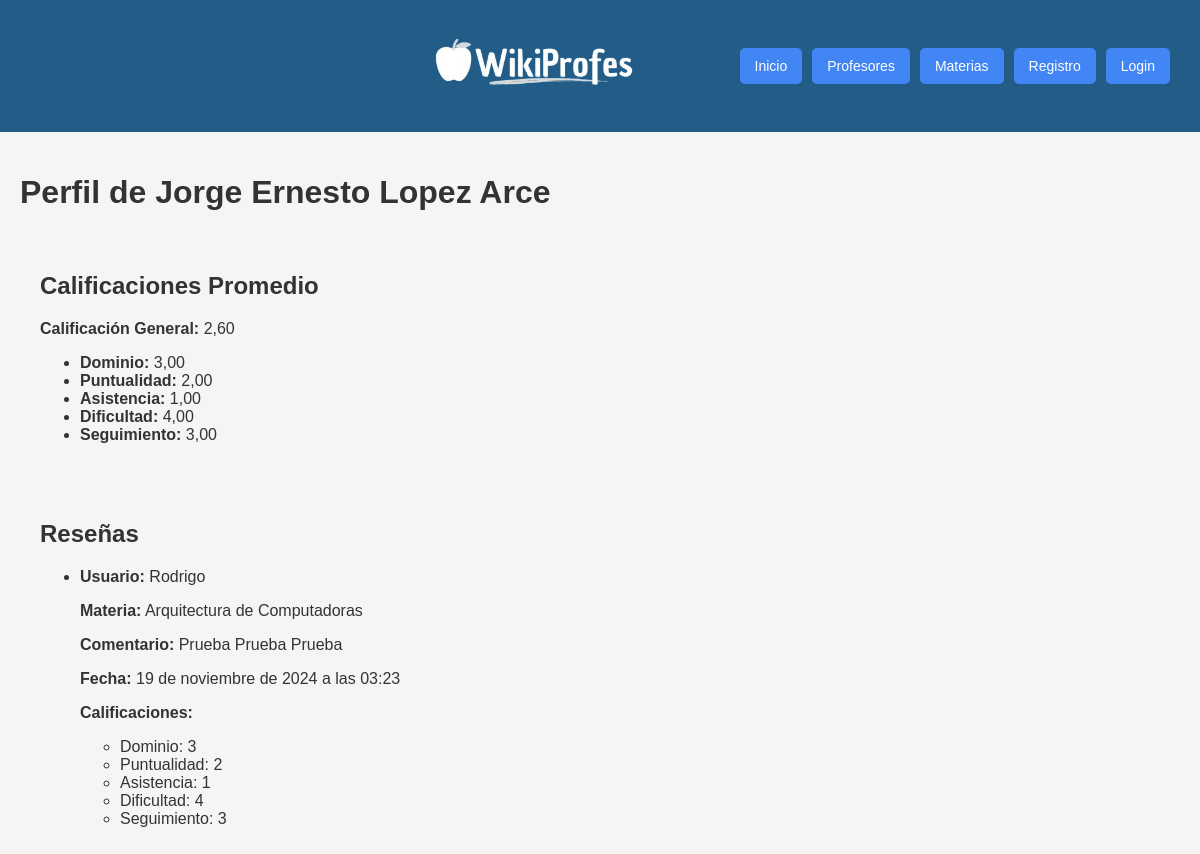
/profesor/1/, run on an earlier commit of the app's database.
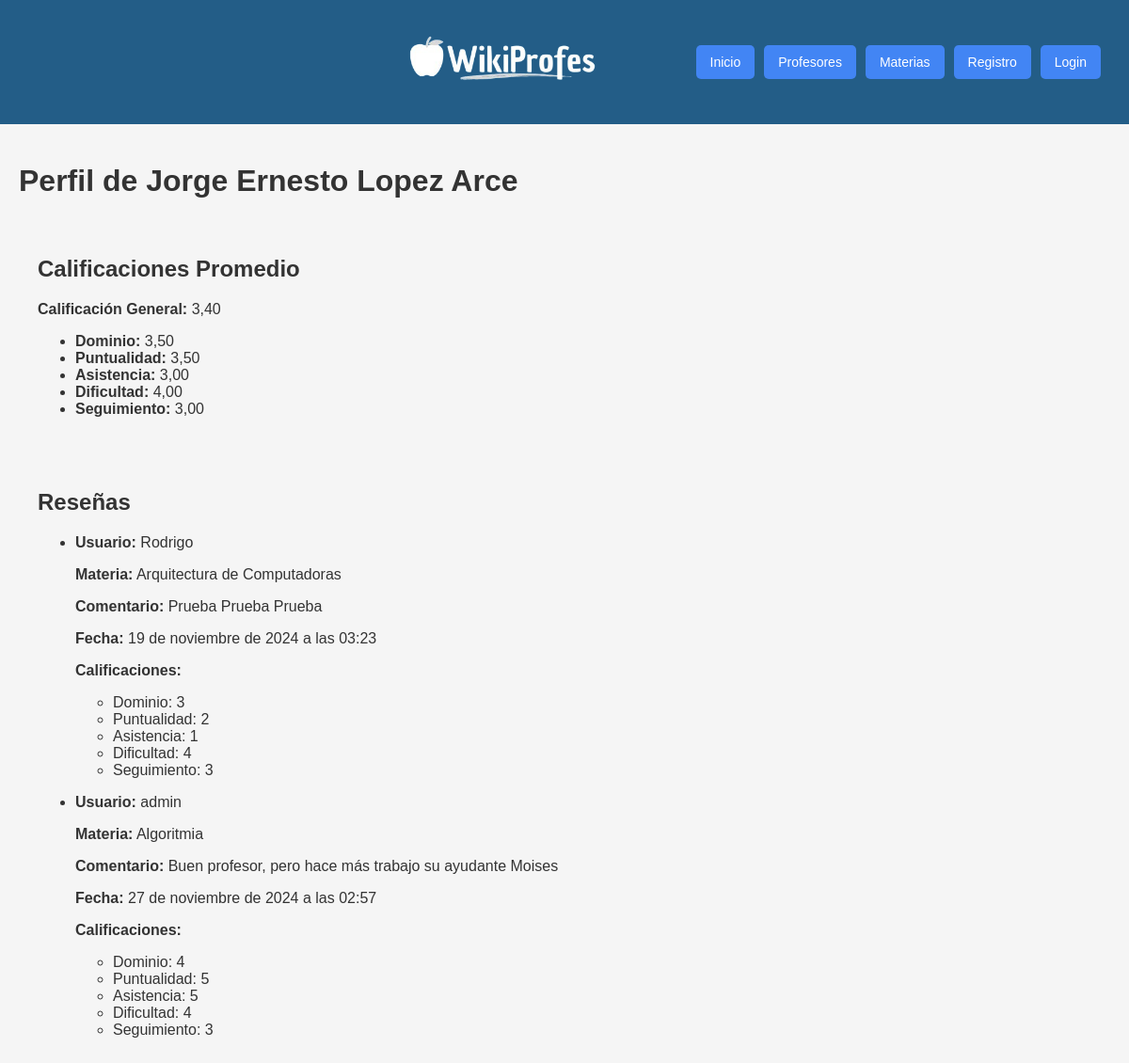
And on a later commit of the database.
### reviews/models.py (models this page shows, shortened)
class Profesor(models.Model):
    nombre = models.CharField(max_length=100)

class Review(models.Model):
    profesor = models.ForeignKey(Profesor, on_delete=models.CASCADE, related_name='reviews')
    materia = models.ForeignKey(Materia, on_delete=models.CASCADE, related_name='reviews')
    user = models.ForeignKey(User, on_delete=models.CASCADE)
    comentario = models.TextField()
    fecha = models.DateTimeField(auto_now_add=True)
    dominio = models.PositiveSmallIntegerField()
    puntualidad = models.PositiveSmallIntegerField()
    asistencia = models.PositiveSmallIntegerField()
    dificultad = models.PositiveSmallIntegerField()
    seguimiento = models.PositiveSmallIntegerField()
    class Meta:
        unique_together = ('profesor', 'materia', 'user')  # Evita duplicados

class Materia(models.Model):
    nombre = models.CharField(max_length=100, unique=True)
    profesores = models.ManyToManyField('Profesor', related_name='Materias')

### reviews/views.py (the view, shortened to what this page needs)
# urls.py: path('profesor/<int:profesor_id>/', views.perfil_profesor, name='perfil_profesor'),
def perfil_profesor(request, profesor_id):
    profesor = get_object_or_404(Profesor, id=profesor_id)
    reviews = profesor.reviews.all()
    if reviews.exists():
        promedio_general = (
            reviews.aggregate(
                avg_general=(
                    Avg('dominio') +
                    Avg('puntualidad') +
                    Avg('asistencia') +
                    Avg('dificultad') +
                    Avg('seguimiento')
                ) / 5
            )['avg_general']
        )
        promedio_dominio = reviews.aggregate(Avg('dominio'))['dominio__avg']
        promedio_puntualidad = reviews.aggregate(Avg('puntualidad'))['puntualidad__avg']
        promedio_asistencia = reviews.aggregate(Avg('asistencia'))['asistencia__avg']
        promedio_dificultad = reviews.aggregate(Avg('dificultad'))['dificultad__avg']
        promedio_seguimiento = reviews.aggregate(Avg('seguimiento'))['seguimiento__avg']
    context = {
        'profesor': profesor,
        'reviews': reviews,
        'promedio_general': promedio_general,
        'promedio_dominio': promedio_dominio,
        'promedio_puntualidad': promedio_puntualidad,
        'promedio_asistencia': promedio_asistencia,
        'promedio_dificultad': promedio_dificultad,
        'promedio_seguimiento': promedio_seguimiento,
    }
    return render(request, 'reviews/perfil_profesor.html', context)

### reviews/templates/reviews/perfil_profesor.html (shortened to what this page needs)
{% extends "base.html" %}
{% block content %}
<h1>Perfil de {{ profesor.nombre }}</h1>
<div>
    <h2>Calificaciones Promedio</h2>
    <p><strong>Calificación General:</strong> {{ promedio_general|floatformat:2 }}</p>
    <ul>
        <li><strong>Dominio:</strong> {{ promedio_dominio|floatformat:2 }}</li>
        <li><strong>Puntualidad:</strong> {{ promedio_puntualidad|floatformat:2 }}</li>
        <li><strong>Asistencia:</strong> {{ promedio_asistencia|floatformat:2 }}</li>
        <li><strong>Dificultad:</strong> {{ promedio_dificultad|floatformat:2 }}</li>
        <li><strong>Seguimiento:</strong> {{ promedio_seguimiento|floatformat:2 }}</li>
    </ul>
</div>
<div>
    <h2>Reseñas</h2>
    {% if reviews %}
        <ul>
            {% for review in reviews %}
            <li>
                <p><strong>Usuario:</strong> {{ review.user }}</p>
                <p><strong>Materia:</strong> {{ review.materia.nombre }}</p>
                <p><strong>Comentario:</strong> {{ review.comentario }}</p>
                <p><strong>Fecha:</strong> {{ review.fecha }}</p>
                <p><strong>Calificaciones:</strong></p>
                <ul>
                    <li>Dominio: {{ review.dominio }}</li>
                    <li>Puntualidad: {{ review.puntualidad }}</li>
                    <li>Asistencia: {{ review.asistencia }}</li>
                    <li>Dificultad: {{ review.dificultad }}</li>
                    <li>Seguimiento: {{ review.seguimiento }}</li>
                </ul>
            </li>
            {% endfor %}
        </ul>
    {% else %}
        <p>No hay reseñas disponibles para este profesor.</p>
    {% endif %}
</div>
{% endblock %}

### reviews/templates/base.html (shortened to what this page needs)
{% load static %}
<!DOCTYPE html>
<html lang="es">
<head>
    <link rel="stylesheet" href="{% static 'global/base.css' %}">
</head>
<body>
    <nav>
        <div class="nav-left">
            <img src="{% static 'global/logo_azul_copia.png' %}" alt="Logo" class="nav-logo">
        </div>
        <div class="nav-right">
            <a href="{% url 'home' %}">Inicio</a>
            <a href="{% url 'lista_profesores' %}">Profesores</a>
            <a href="{% url 'lista_materias' %}">Materias</a>
            {% if user.is_authenticated %}
                <a href="{% url 'crear_review' %}">Crear Reseña</a>
                {% if user.is_staff %}
                    <a href="{% url 'agregar_materia' %}">Agregar Materia</a>
                    <a href="{% url 'agregar_profesor' %}">Agregar Profesor</a>
                {% endif %}
                <form method="post" action="{% url 'logout' %}" style="display:inline;">
                    {% csrf_token %}
                    <button type="submit">Logout</button>
                </form>
                <div class="user-info">
                    <svg xmlns="http://www.w3.org/2000/svg" fill="none" viewBox="0 0 24 24" stroke-width="1.5" stroke="currentColor" class="size-6">
                        <path stroke-linecap="round" stroke-linejoin="round" d="M17.982 18.725A7.488 7.488 0 0 0 12 15.75a7.488 7.488 0 0 0-5.982 2.975m11.963 0a9 9 0 1 0-11.963 0m11.963 0A8.966 8.966 0 0 1 12 21a8.966 8.966 0 0 1-5.982-2.275M15 9.75a3 3 0 1 1-6 0 3 3 0 0 1 6 0Z" />
                    </svg>
                    <span class="username">{{ user.username }}</span>
                </div>
            {% else %}
                <a href="{% url 'registro' %}">Registro</a>
                <a href="{% url 'login' %}">Login</a>
            {% endif %}
        </div>
    </nav>
    <div>
        {% block content %}{% endblock %}
    </div>
</body>
</html>

### static/global/base.css (style rules this page uses)
nav { background-color: #235D87; padding: 10px; display: flex; justify-content: flex-end; align-items: center; }
.nav-left { display: flex; align-items: center; justify-content: flex-start; }
.nav-logo { width: 250px; height: auto; margin-right: 15px; }
.nav-right { display: flex; align-items: center; }
.nav-right a, .nav-right form { margin-left: 10px; }
.nav-right a { padding: 10px 15px; border-radius: 5px; background-color: #4285F4; color: white; text-decoration: none; font-family: Arial, sans-serif; font-size: 14px; }
body { font-family: 'Arial', sans-serif; margin: 0; padding: 0; background-color: #f5f5f5; color: #333; }
div { padding: 20px; }

What changed in the data, as far as the page shows it:
added Review: user "admin", materia.nombre "Algoritmia", comentario "Buen profesor, pero hace más trabajo su ayudante Moises", fecha "27 de noviembre de 2024 a las 02:57", dominio "4", puntualidad "5", asistencia "5", dificultad "4", seguimiento "3"
Also different on the page:
{{ promedio_general|floatformat:2 }}: "2,60" → "3,40"
{{ promedio_dominio|floatformat:2 }}: "3,00" → "3,50"
{{ promedio_puntualidad|floatformat:2 }}: "2,00" → "3,50"
{{ promedio_asistencia|floatformat:2 }}: "1,00" → "3,00"
